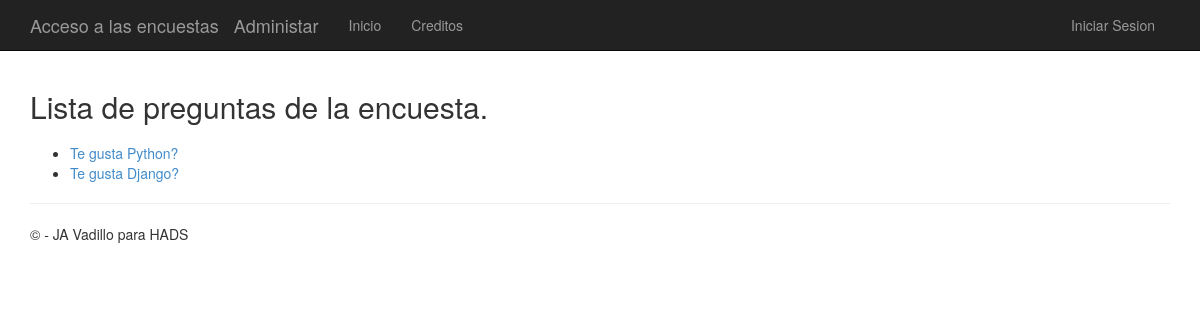
/polls/, run on an earlier commit of the app's database.
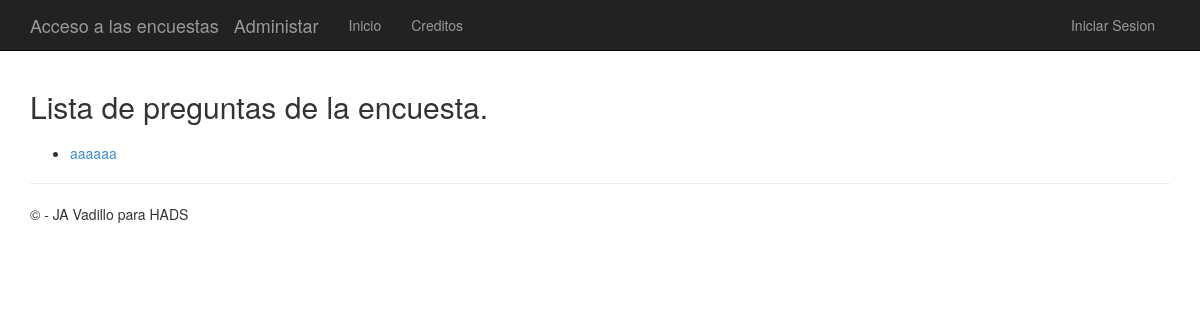
And on a later commit of the database.
### app/models.py (models this page shows)
class Question(models.Model):
    question_text = models.CharField(max_length=200)
    question_topic = models.CharField(max_length=200)
    correct_response = models.IntegerField()
    choice_max = models.IntegerField()
    pub_date = models.DateTimeField('date published')

### app/views.py (the view)
# urls.py: url(r'^polls/', app.views.index, name='index'),
def index(request):
    latest_question_list = Question.objects.order_by('-pub_date')
    template = loader.get_template('polls/index.html')
    context = {
                'title':'Lista de preguntas de la encuesta',
                'latest_question_list': latest_question_list,
              }
    return render(request, 'polls/index.html', context)

### app/templates/polls/index.html (shortened to what this page needs)
﻿{% extends "app/layout.html" %}
{% block content %}
<h2>{{ title }}.</h2>
{% if latest_question_list %}
    <ul>
    {% for question in latest_question_list %}
        <li><a href="{% url 'detail' question.id %}">{{ question.question_text }}</a></li>
    {% endfor %}
    </ul>
{% else %}
    <p>No polls are available.</p>
{% endif %}
{% endblock %}

### app/templates/app/layout.html (shortened to what this page needs)
﻿<!DOCTYPE html>
<html>
<head>
    {% load staticfiles %}
    <link rel="stylesheet" type="text/css" href="{% static 'app/content/bootstrap.min.css' %}" />
    <link rel="stylesheet" type="text/css" href="{% static 'app/content/site.css' %}" />
</head>
<body>
    <div class="navbar navbar-inverse navbar-fixed-top">
        <div class="container">
            <div class="navbar-header">
                <a href="/polls/" class="navbar-brand">Acceso a las encuestas</a>
                <a href="/admin/" class="navbar-brand">Administar</a>
            </div>
            <div class="navbar-collapse collapse">
                <ul class="nav navbar-nav">
                    <li><a href="{% url 'home' %}">Inicio</a></li>
                    <li><a href="{% url 'contact' %}">Creditos</a></li>
                </ul>
                {% include 'app/loginpartial.html' %}
            </div>
        </div>
    </div>
    <div class="container body-content">
{% block content %}{% endblock %}
        <hr/>
        <footer>
            <p>&copy; {{ year }} - JA Vadillo para HADS</p>
        </footer>
    </div>
</body>
</html>

### app/templates/app/loginpartial.html
{% if user.is_authenticated %}
<form id="logoutForm" action="/logout" method="post" class="navbar-right">
    {% csrf_token %}
    <ul class="nav navbar-nav navbar-right">
        <li><span class="navbar-brand">Bienvenido ... {{ user.username }}!</span></li>
        <li><a href="javascript:document.getElementById('logoutForm').submit()">Cerrar Sesion</a></li>
    </ul>
</form>
{% else %}
<ul class="nav navbar-nav navbar-right">
    <li><a href="{% url 'login' %}">Iniciar Sesion</a></li>
</ul>
{% endif %}

### app/static/app/content/site.css (style rules this page uses)
body { padding-top: 50px; padding-bottom: 20px; }
.body-content { padding-left: 15px; padding-right: 15px; }

What changed in the data, as far as the page shows it:
removed Question: question_text "Te gusta Python?"
removed Question: question_text "Te gusta Django?"
added Question: question_text "aaaaaa"
